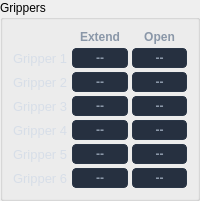
         <widget class="QGroupBox" name="gb_grippers">
          <property name="title">
           <string>Grippers</string>
          </property>
          <layout class="QVBoxLayout" name="grippersLayout">
           <property name="spacing">
            <number>4</number>
           </property>
           <property name="leftMargin">
            <number>10</number>
           </property>
           <property name="topMargin">
            <number>10</number>
           </property>
           <property name="rightMargin">
            <number>10</number>
           </property>
           <property name="bottomMargin">
            <number>10</number>
           </property>
           <item>
            <layout class="QGridLayout" name="grippersGrid" columnstretch="1,2,2">
             <property name="leftMargin">
              <number>0</number>
             </property>
             <property name="topMargin">
              <number>0</number>
             </property>
             <property name="rightMargin">
              <number>0</number>
             </property>
             <property name="bottomMargin">
              <number>0</number>
             </property>
             <property name="spacing">
              <number>4</number>
             </property>
             <item row="0" column="0">
              <widget class="QLabel" name="lbl_hdr_grippers">
               <property name="styleSheet">
                <string notr="true">color: #8a97a8; font-size: 9pt; font-weight: bold;</string>
               </property>
               <property name="text">
                <string/>
               </property>
               <property name="alignment">
                <set>Qt::AlignCenter</set>
               </property>
              </widget>
             </item>
             <item row="0" column="1">
              <widget class="QLabel" name="lbl_hdr_extend">
               <property name="styleSheet">
                <string notr="true">color: #8a97a8; font-size: 9pt; font-weight: bold;</string>
               </property>
               <property name="text">
                <string>Extend</string>
               </property>
               <property name="alignment">
                <set>Qt::AlignCenter</set>
               </property>
              </widget>
             </item>
             <item row="0" column="2">
              <widget class="QLabel" name="lbl_hdr_open">
               <property name="styleSheet">
                <string notr="true">color: #8a97a8; font-size: 9pt; font-weight: bold;</string>
               </property>
               <property name="text">
                <string>Open</string>
               </property>
               <property name="alignment">
                <set>Qt::AlignCenter</set>
               </property>
              </widget>
             </item>
             <item row="1" column="0">
              <widget class="QLabel" name="lbl_gripper1_name">
               <property name="styleSheet">
                <string notr="true">color: #d7dee8; font-size: 10pt;</string>
               </property>
               <property name="text">
                <string>Gripper 1</string>
               </property>
               <property name="alignment">
                <set>Qt::AlignLeading|Qt::AlignLeft|Qt::AlignVCenter</set>
               </property>
              </widget>
             </item>
             <item row="1" column="1">
              <widget class="QLabel" name="lbl_gripper1_extend">
               <property name="styleSheet">
                <string notr="true">color: #8a97a8; font-weight: bold; background-color: #263040; border: 1px solid #2a3647; border-radius: 4px; padding: 2px 6px;</string>
               </property>
               <property name="text">
                <string>--</string>
               </property>
               <property name="alignment">
                <set>Qt::AlignCenter</set>
               </property>
              </widget>
             </item>
             <item row="1" column="2">
              <widget class="QLabel" name="lbl_gripper1_open">
               <property name="styleSheet">
                <string notr="true">color: #8a97a8; font-weight: bold; background-color: #263040; border: 1px solid #2a3647; border-radius: 4px; padding: 2px 6px;</string>
               </property>
               <property name="text">
                <string>--</string>
               </property>
               <property name="alignment">
                <set>Qt::AlignCenter</set>
               </property>
              </widget>
             </item>
             <item row="2" column="0">
              <widget class="QLabel" name="lbl_gripper2_name">
               <property name="styleSheet">
                <string notr="true">color: #d7dee8; font-size: 10pt;</string>
               </property>
               <property name="text">
                <string>Gripper 2</string>
               </property>
               <property name="alignment">
                <set>Qt::AlignLeading|Qt::AlignLeft|Qt::AlignVCenter</set>
               </property>
              </widget>
             </item>
             <item row="2" column="1">
              <widget class="QLabel" name="lbl_gripper2_extend">
               <property name="styleSheet">
                <string notr="true">color: #8a97a8; font-weight: bold; background-color: #263040; border: 1px solid #2a3647; border-radius: 4px; padding: 2px 6px;</string>
               </property>
               <property name="text">
                <string>--</string>
               </property>
               <property name="alignment">
                <set>Qt::AlignCenter</set>
               </property>
              </widget>
             </item>
             <item row="2" column="2">
              <widget class="QLabel" name="lbl_gripper2_open">
               <property name="styleSheet">
                <string notr="true">color: #8a97a8; font-weight: bold; background-color: #263040; border: 1px solid #2a3647; border-radius: 4px; padding: 2px 6px;</string>
               </property>
               <property name="text">
                <string>--</string>
               </property>
               <property name="alignment">
                <set>Qt::AlignCenter</set>
               </property>
              </widget>
             </item>
             <item row="3" column="0">
              <widget class="QLabel" name="lbl_gripper3_name">
               <property name="styleSheet">
                <string notr="true">color: #d7dee8; font-size: 10pt;</string>
               </property>
               <property name="text">
                <string>Gripper 3</string>
               </property>
               <property name="alignment">
                <set>Qt::AlignLeading|Qt::AlignLeft|Qt::AlignVCenter</set>
               </property>
              </widget>
             </item>
             <item row="3" column="1">
              <widget class="QLabel" name="lbl_gripper3_extend">
               <property name="styleSheet">
                <string notr="true">color: #8a97a8; font-weight: bold; background-color: #263040; border: 1px solid #2a3647; border-radius: 4px; padding: 2px 6px;</string>
               </property>
               <property name="text">
                <string>--</string>
               </property>
               <property name="alignment">
                <set>Qt::AlignCenter</set>
               </property>
              </widget>
             </item>
             <item row="3" column="2">
              <widget class="QLabel" name="lbl_gripper3_open">
               <property name="styleSheet">
                <string notr="true">color: #8a97a8; font-weight: bold; background-color: #263040; border: 1px solid #2a3647; border-radius: 4px; padding: 2px 6px;</string>
               </property>
               <property name="text">
                <string>--</string>
               </property>
               <property name="alignment">
                <set>Qt::AlignCenter</set>
               </property>
              </widget>
             </item>
             <item row="4" column="0">
              <widget class="QLabel" name="lbl_gripper4_name">
               <property name="styleSheet">
                <string notr="true">color: #d7dee8; font-size: 10pt;</string>
               </property>
               <property name="text">
                <string>Gripper 4</string>
               </property>
               <property name="alignment">
                <set>Qt::AlignLeading|Qt::AlignLeft|Qt::AlignVCenter</set>
               </property>
              </widget>
             </item>
             <item row="4" column="1">
              <widget class="QLabel" name="lbl_gripper4_extend">
               <property name="styleSheet">
                <string notr="true">color: #8a97a8; font-weight: bold; background-color: #263040; border: 1px solid #2a3647; border-radius: 4px; padding: 2px 6px;</string>
               </property>
               <property name="text">
                <string>--</string>
               </property>
               <property name="alignment">
                <set>Qt::AlignCenter</set>
               </property>
              </widget>
             </item>
             <item row="4" column="2">
              <widget class="QLabel" name="lbl_gripper4_open">
               <property name="styleSheet">
                <string notr="true">color: #8a97a8; font-weight: bold; background-color: #263040; border: 1px solid #2a3647; border-radius: 4px; padding: 2px 6px;</string>
               </property>
               <property name="text">
                <string>--</string>
               </property>
               <property name="alignment">
                <set>Qt::AlignCenter</set>
               </property>
              </widget>
             </item>
             <item row="5" column="0">
              <widget class="QLabel" name="lbl_gripper5_name">
               <property name="styleSheet">
                <string notr="true">color: #d7dee8; font-size: 10pt;</string>
               </property>
               <property name="text">
                <string>Gripper 5</string>
               </property>
               <property name="alignment">
                <set>Qt::AlignLeading|Qt::AlignLeft|Qt::AlignVCenter</set>
               </property>
              </widget>
             </item>
             <item row="5" column="1">
              <widget class="QLabel" name="lbl_gripper5_extend">
               <property name="styleSheet">
                <string notr="true">color: #8a97a8; font-weight: bold; background-color: #263040; border: 1px solid #2a3647; border-radius: 4px; padding: 2px 6px;</string>
               </property>
               <property name="text">
                <string>--</string>
               </property>
               <property name="alignment">
                <set>Qt::AlignCenter</set>
               </property>
              </widget>
             </item>
             <item row="5" column="2">
              <widget class="QLabel" name="lbl_gripper5_open">
               <property name="styleSheet">
                <string notr="true">color: #8a97a8; font-weight: bold; background-color: #263040; border: 1px solid #2a3647; border-radius: 4px; padding: 2px 6px;</string>
               </property>
               <property name="text">
                <string>--</string>
               </property>
               <property name="alignment">
                <set>Qt::AlignCenter</set>
               </property>
              </widget>
             </item>
             <item row="6" column="0">
              <widget class="QLabel" name="lbl_gripper6_name">
               <property name="styleSheet">
                <string notr="true">color: #d7dee8; font-size: 10pt;</string>
               </property>
               <property name="text">
                <string>Gripper 6</string>
               </property>
               <property name="alignment">
                <set>Qt::AlignLeading|Qt::AlignLeft|Qt::AlignVCenter</set>
               </property>
              </widget>
             </item>
             <item row="6" column="1">
              <widget class="QLabel" name="lbl_gripper6_extend">
               <property name="styleSheet">
                <string notr="true">color: #8a97a8; font-weight: bold; background-color: #263040; border: 1px solid #2a3647; border-radius: 4px; padding: 2px 6px;</string>
               </property>
               <property name="text">
                <string>--</string>
               </property>
               <property name="alignment">
                <set>Qt::AlignCenter</set>
               </property>
              </widget>
             </item>
             <item row="6" column="2">
              <widget class="QLabel" name="lbl_gripper6_open">
               <property name="styleSheet">
                <string notr="true">color: #8a97a8; font-weight: bold; background-color: #263040; border: 1px solid #2a3647; border-radius: 4px; padding: 2px 6px;</string>
               </property>
               <property name="text">
                <string>--</string>
               </property>
               <property name="alignment">
                <set>Qt::AlignCenter</set>
               </property>
              </widget>
             </item>
            </layout>
           </item>
          </layout>
         </widget>
